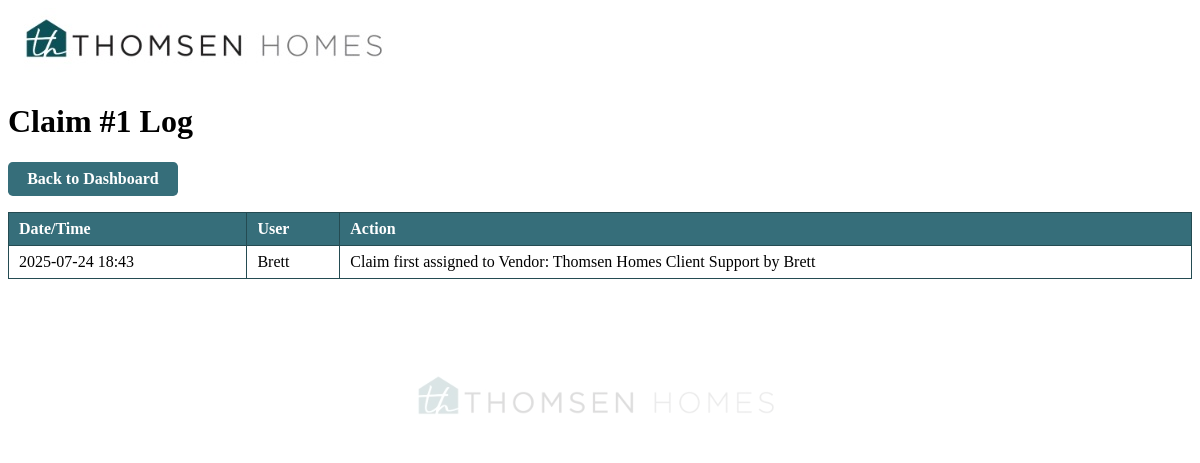
/claim_log/1 (signed in), run on the app's committed database.
### app.py (models this page shows)
class ClaimLog(db.Model):
    id = db.Column(db.Integer, primary_key=True)
    claim_id = db.Column(db.Integer, db.ForeignKey('claim.id'), nullable=False)
    user_id = db.Column(db.Integer, db.ForeignKey('user.id'), nullable=False)
    timestamp = db.Column(db.DateTime, default=cst_now)
    action = db.Column(db.String(200), nullable=False)
    user = db.relationship('User')

class User(UserMixin, db.Model):
    id = db.Column(db.Integer, primary_key=True)
    email = db.Column(db.String(100), unique=True, nullable=False)
    name = db.Column(db.String(100), nullable=False)
    password = db.Column(db.String(200), nullable=False)

### app.py (the view)
@app.route('/claim_log/<int:claim_id>')
@login_required
def view_claim_log(claim_id):
    logs = ClaimLog.query.filter_by(claim_id=claim_id).order_by(ClaimLog.timestamp.desc()).all()
    return render_template('claim_log.html', logs=logs, claim_id=claim_id)

### app.py (called while the page is built)
@login_manager.user_loader
def load_user(user_id):
    return User.query.get(int(user_id))

### templates/claim_log.html (shortened to what this page needs)
<!DOCTYPE html>
<html lang="en">
<head>
</head>
<body>
  <div class="th-header">
    <img src="{{ url_for('static', filename='th logo.jpg') }}" alt="Thomsen Homes" class="th-logo">
  </div>
  <div class="thomsen-watermark">
    <img src="{{ url_for('static', filename='th logo.jpg') }}">
  </div>
  <div class="page-content">
    <h1>Claim #{{ claim_id }} Log</h1>
    <a href="{{ url_for('index') }}" class="btn">Back to Dashboard</a>
    <table>
      <tr><th>Date/Time</th><th>User</th><th>Action</th></tr>
      {% for log in logs %}
      <tr>
        <td>{{ log.timestamp.strftime('%Y-%m-%d %H:%M') }}</td>
        <td>{{ log.user.name }}</td>
        <td>{{ log.action }}</td>
      </tr>
      {% endfor %}
    </table>
  </div>
</body>
</html>

### templates/claim_log.html (style rules this page uses)
.thomsen-watermark { position: fixed; left: 0; top: 0; width: 100vw; height: 100vh; display: flex; align-items: center; justify-content: center; z-index: 0; pointer-events: none; opacity: 0.15; }
.thomsen-watermark img { max-width: 50vw; max-height: 60vh; margin: auto; }
.page-content { position: relative; z-index: 1; }
.btn { background: #366e7a; color: #fff; padding: 0.5em 1.2em; border-radius: 0.3em; text-decoration: none; font-weight: bold; margin-bottom: 1em; display: inline-block; transition: background 0.2s; }
table { border-collapse: collapse; width: 100%; }
th, td { border: 1px solid #244b52; padding: 7px 10px; text-align: left; }
th { background: #366e7a; color: #fff; }

### data on the page
ClaimLog: timestamp "2025-07-24 18:43", user.name "Brett", action "Claim first assigned to Vendor: Thomsen Homes Client Support by Brett"

### other printed values
{{ claim_id }} "1"
